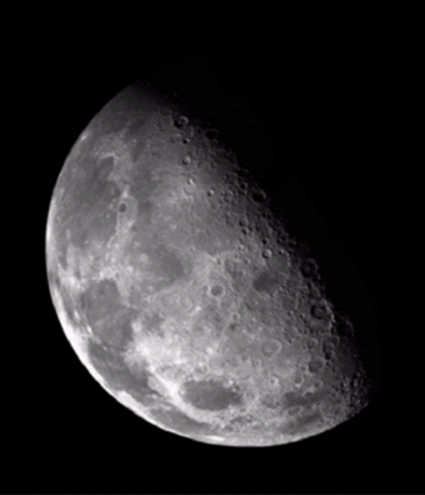
#> input picture exercise/6/the_moon.png, 425 x 495 px
$ python 3_Laplacian.py   (older library calls are emulated)
#> lines starting #> are read from the running program, lines starting #| are printed output that depends on the picture
import cv2
import numpy as np
from matplotlib import pyplot as plt

# 读取图像
img = cv2.imread('the_moon.png', 0)  # 确保图像路径正确，0 表示以灰度模式读取
#> img: shape (495, 425); min 0, max 255, mean 42.2

# 应用拉普拉斯算子
laplacian = cv2.Laplacian(img, cv2.CV_64F)
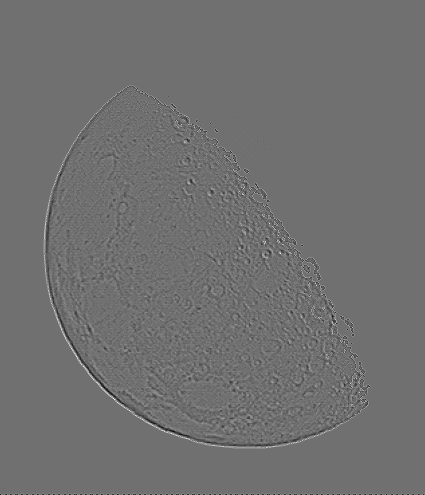
#> laplacian: shape (495, 425) float64; min -106, max 135, mean 0; drawn with min black and max white

# 使用自定义拉普拉斯掩膜
kernel = np.array([[0, 1, 0], [1, -4, 1], [0, 1, 0]])
laplacian_custom = cv2.filter2D(img, -1, kernel)
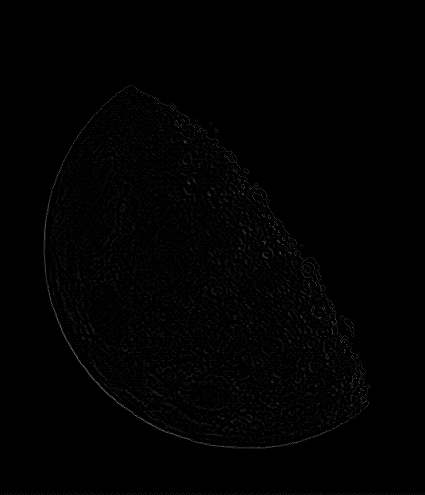
#> laplacian_custom: shape (495, 425); min 0, max 135, mean 1.6

# 使用 Matplotlib 显示结果
plt.subplot(121), plt.imshow(img, cmap = 'gray')
plt.title('Original Image'), plt.xticks([]), plt.yticks([])
plt.subplot(122), plt.imshow(laplacian, cmap = 'gray')
plt.title('Laplacian CV2'), plt.xticks([]), plt.yticks([])

plt.figure()
plt.imshow(laplacian_custom, cmap='gray')
plt.title('Custom Laplacian Mask'), plt.xticks([]), plt.yticks([])

plt.show()
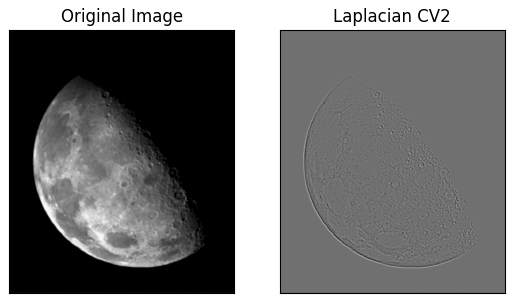
#> figure drawn by matplotlib, 2 panels

$ run again, with exercise/6/skeleton.png copied over exercise/6/the_moon.png
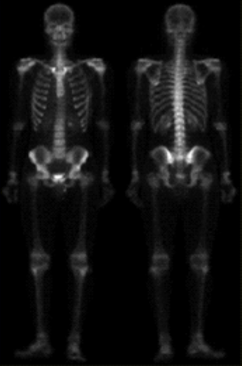
#> input picture exercise/6/skeleton.png, 242 x 366 px
#> `laplacian = cv2.Laplacian(img, cv2.CV_64F)`:
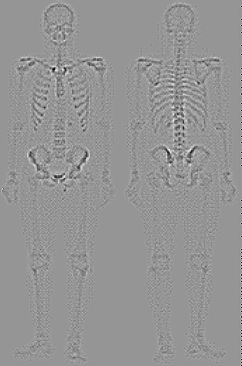
#> laplacian: shape (366, 242) float64; min -96, max 68, mean 0; drawn with min black and max white
#> `plt.show()`:
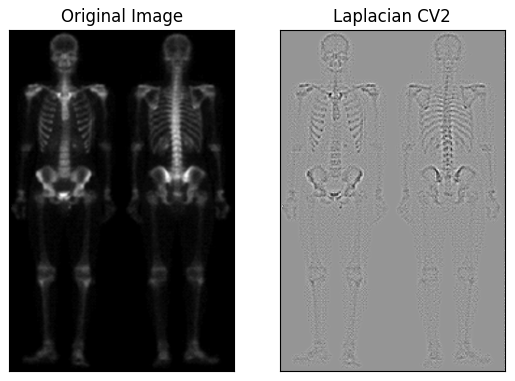
#> figure drawn by matplotlib, 2 panels
